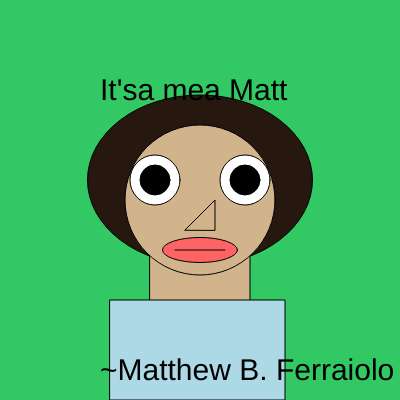
Frame 1 (no input)
Frame 60 (no input): identical to frame 1, image omitted
Frame 120 (the mouse pressed at the canvas centre since frame 60): identical to frame 1, image omitted

The p5.js sketch that drew this single still picture (run headless with seeded random() and noise() and a simulated clock; from frame 60 on, the mouse is pressed at the canvas centre):

// p5.js sketch
// ── sketch.js
function setup() {
  createCanvas(400,400);
}
function draw() {
  background(50, 200, 100);
    fill(38,23,15)
    ellipse(200, 180, 225, 170)
    
    fill (210, 180, 140);
    rect(150,200,100,200);

    circle(200,200,150);

    fill (255, 100,100);
    ellipse(200, 250, 75, 25);

    line (175, 250, 225, 250);

    fill(255,255,255);
    circle(155, 180, 50);
    circle(245, 180, 50);
    
    fill (0,0,0);
    circle(155, 180, 30);
    circle(245, 180, 30);

    fill (210, 180, 140);
    triangle (185, 230, 215, 200, 215, 230 );

    fill('lightblue');
    rect ( 110, 300, 175, 100);

    fill(0,0,0)
    textSize(30)
    text ("It'sa mea Matt", 100, 100)
    text ("~Matthew B. Ferraiolo", 100,380)


}
